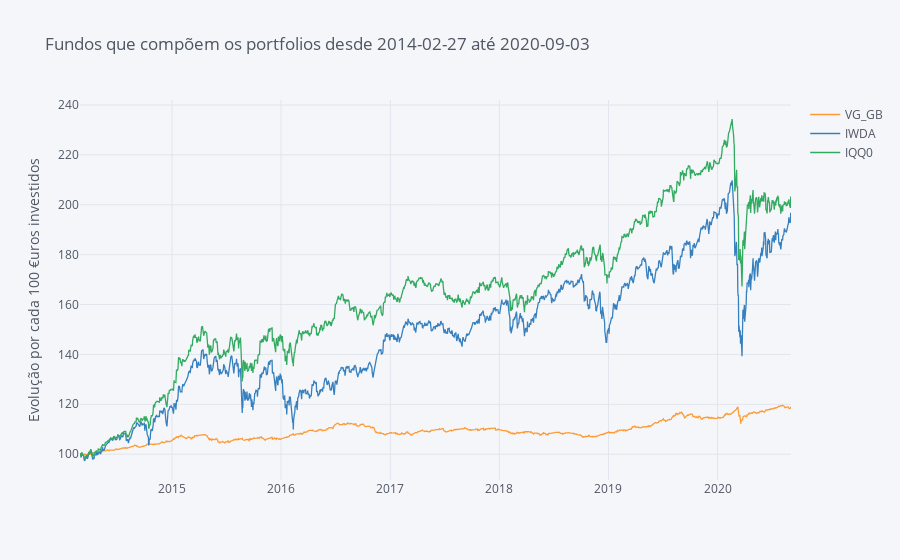

Notebook source saved alongside this figure:
### Code cell
fundos.iplot(title='Fundos que compõem os portfolios desde ' +  Begin + ' até ' + End,
             yTitle='Evolução por cada 100 €uros investidos')

### Figure 1 — Plotly figure (JSON) as saved in the notebook; plotly's stock layout.template omitted (floating-point values rounded to 4 significant figures; data arrays with more than 128 entries replaced by an {"elided": "..."} marker saying what was removed)
{"data": [{"line": {"color": "rgba(255, 153, 51, 1.0)", "dash": "solid", "shape": "linear", "width": 1.3}, "mode": "lines", "name": "VG_GB", "text": "", "type": "scatter", "x": {"elided": "1705 str values"}, "y": {"elided": "1705 float values"}}, {"line": {"color": "rgba(55, 128, 191, 1.0)", "dash": "solid", "shape": "linear", "width": 1.3}, "mode": "lines", "name": "IWDA", "text": "", "type": "scatter", "x": {"elided": "1705 str values"}, "y": {"elided": "1705 float values"}}, {"line": {"color": "rgba(50, 171, 96, 1.0)", "dash": "solid", "shape": "linear", "width": 1.3}, "mode": "lines", "name": "IQQ0", "text": "", "type": "scatter", "x": {"elided": "1705 str values"}, "y": {"elided": "1705 float values"}}], "layout": {"autosize": true, "legend": {"bgcolor": "#F5F6F9", "font": {"color": "#4D5663"}}, "paper_bgcolor": "#F5F6F9", "plot_bgcolor": "#F5F6F9", "title": {"font": {"color": "#4D5663"}, "text": "Fundos que compõem os portfolios desde 2014-02-27 até 2020-09-03"}, "xaxis": {"autorange": true, "gridcolor": "#E1E5ED", "range": ["2014-02-27", "2020-09-03"], "showgrid": true, "tickfont": {"color": "#4D5663"}, "title": {"font": {"color": "#4D5663"}, "text": ""}, "type": "date", "zerolinecolor": "#E1E5ED"}, "yaxis": {"autorange": true, "gridcolor": "#E1E5ED", "range": [89.64, 242.0], "showgrid": true, "tickfont": {"color": "#4D5663"}, "title": {"font": {"color": "#4D5663"}, "text": "Evolução por cada 100 €uros investidos"}, "type": "linear", "zerolinecolor": "#E1E5ED"}}}
